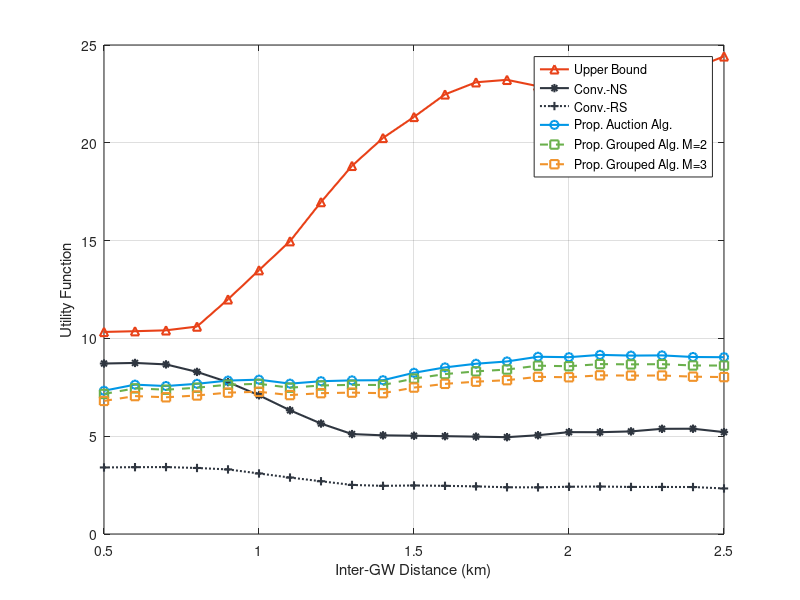

Recreate this plot in MATLAB.
% x-axis distance
d = 0.5:0.1:2.5;

% GW3 Utility
% Non-Grouping
GW3_obj = [7.32515621969324	7.63587949290063	7.56464375546279	7.67931664162840	7.84424504747172	7.89079606819637	7.68721207545084	7.81049482839904	7.85448115199942	7.86230724623907	8.24264988177414	8.51706236608460	8.70458571314593	8.82166771396183	9.06185110526609	9.03943513616150	9.15820831487136	9.12077576258593	9.13175877759532	9.04899930963086	9.03873226631396];
% Grouping_3
GW3_obj_g_3 = [6.80391181943870	7.05126587843930	6.98953743125028	7.08239234683996	7.22767309570704	7.27127918512496	7.10212626419134	7.20071636817879	7.22783231017032	7.20009841468616	7.48654537966085	7.67599027871100	7.78819108770933	7.86424916883907	8.03401463994660	8.01432044962391	8.11183827815433	8.09929477681556	8.10232790089678	8.04376496129617	8.02232228486637];
% Grouping_2
GW3_obj_g_2 = [7.15938772704056	7.44645372227360	7.37712597265834	7.47923395050090	7.63288954822215	7.67789920992123	7.47989618986041	7.59275941996268	7.62611430632180	7.61715679144824	7.94673955771321	8.17514084349657	8.31483178479766	8.40846295988326	8.60554561010058	8.57662717407821	8.68664953359578	8.67252996668792	8.68240683054161	8.61515423027366	8.61229801537355];
% No-Selection
GW3_obj_bm1 = [8.71589689035149	8.74537633519170	8.67127605819720	8.28703466540928	7.76482705938227	7.09130727332754	6.32458061289543	5.64643153306125	5.10890062089761	5.04399110583457	5.02361558029230	5.00153557978820	4.97795363463709	4.95016747686269	5.04951590607652	5.20800227655058	5.20474376115216	5.24530182829280	5.37721693996547	5.38206674503358	5.20896694700719];
% Random Selection
GW3_obj_bm2 = [3.40192720530054	3.41688846677598	3.42099254331357	3.37503370176182	3.30146096370074	3.09423862210614	2.88560960190226	2.69705294630830	2.50769668868137	2.46241098994409	2.48085456476901	2.46251191898943	2.43446925854242	2.38926277231694	2.38468246309097	2.41622581920140	2.42657279301492	2.40616537539916	2.40473117716843	2.40146923817742	2.32822090349157];
% Upperbound
GW3_obj_ub = [10.3303088678450	10.3679253036940	10.4124931888349	10.6056022588435	11.9971398026166	13.4883018749836	14.9694844555356	16.9704739157575	18.8217784847410	20.2486506245568	21.3226959685600	22.4746763518028	23.0942671841170	23.2191783557273	22.8935275483367	22.6455715596567	23.3442767548781	23.5208133810645	23.3896671586212	23.7892680420292	24.4177025415792];

% GW2 Utility
% Non-Grouping
GW2_obj = [5.31103676047539	5.32566691615078	5.38780438187378	5.42097943303905	5.64027083800303	5.64076933417661	5.59370164362040	5.73072466718381	5.90174722647946	5.87960644419136	6.03158018743360	6.28305610546584	6.18055741226147	6.22363346876220	6.19235821813184	6.03912305368189	6.10848168249146	6.10262095007834	6.17765362398945	6.24450910436665	6.46805852563372];
%Grouping_3
GW2_obj_g_3 = [4.87260262910497	4.87685881900583	4.92378764422466	4.94024905336091	5.12107272222940	5.11517838201503	5.06908244612596	5.17758221477353	5.31737389614681	5.28835254265976	5.39450193447869	5.60123395051687	5.50808672517305	5.51962846563479	5.48230274306902	5.36225890462374	5.40579182546811	5.40947213534068	5.46673574015554	5.52331102667667	5.70257824911544];
% Grouping_2
GW2_obj_g_2 = [5.14711945667663	5.16147940821224	5.21315055114747	5.24049033340565	5.43627591934359	5.43587244118673	5.38380649108286	5.50861288420018	5.66696907362077	5.64840109715961	5.76957428381612	5.99472341232752	5.89111438364223	5.90570968954032	5.85782124833274	5.72450632532087	5.77930616815867	5.78104557262663	5.84731106032016	5.91432068722962	6.10912615841693];
% No-Selection
GW2_obj_bm1 = [5.64600732388057	5.70714116368213	5.68089915784354	5.58034995953804	5.17233923260017	4.89898316397937	4.53583653916435	4.24057385237033	4.06836273153466	4.06638103402183	4.05002973728537	4.05497399598525	4.00194642406251	4.02289035766523	3.90581918311706	3.92259263857242	3.88282105839246	3.84167117818412	3.89897176048769	3.96368633656241	3.98727916141853];
% Random Selection
GW2_obj_bm2 = [3.33759988014171	3.35980077280270	3.35131965540442	3.31611292728182	3.14927031758803	2.94758494644346	2.74604469094000	2.58083720953577	2.48906136302356	2.47865367634976	2.49221381084858	2.48622184597151	2.43503631434384	2.43820177198401	2.33192381606818	2.34622825091502	2.33514606736431	2.33663977830537	2.27758476033293	2.30196456824415	2.25657374747087];
% Upperbound
GW2_obj_ub = [7.37813860108254	7.43803626101263	7.49305537353937	7.84469179197624	8.48766635735382	9.26860277600386	9.88616698871529	10.5447106072572	11.3045854840109	11.6346381115710	12.0890714695764	12.4535366706765	12.5805612741850	12.5628981663451	12.5568581841379	12.4814892958073	12.5326498032129	12.9886345361521	13.3610367492077	13.5613921822727	13.5598306817021];
% Rario of grouping to non-grouping 
GW2_g2_ratio = 100*GW2_obj_g_2./GW2_obj;
GW2_g3_ratio = 100*GW2_obj_g_3./GW2_obj;
GW3_g2_ratio = 100*GW3_obj_g_2./GW3_obj;
GW3_g3_ratio = 100*GW3_obj_g_3./GW3_obj;

% Ratio of the proposed to the upper bound.
GW2_ub_ratio = 100*GW2_obj./GW2_obj_ub;
GW2_g2_ub_ratio = 100*GW2_obj_g_2./GW2_obj_ub;
GW2_g3_ub_ratio = 100*GW2_obj_g_3./GW2_obj_ub;
GW3_ub_ratio = 100*GW3_obj./GW3_obj_ub;
GW3_g2_ub_ratio = 100*GW3_obj_g_2./GW3_obj_ub;
GW3_g3_ub_ratio = 100*GW3_obj_g_3./GW3_obj_ub;

% Gap between the proposed to No-Selection
GW2_bm1_ratio = 100*GW2_obj./GW2_obj_bm1;
GW3_bm1_ratio = 100*GW3_obj./GW3_obj_bm1;

%Utility
figure(1)
% set(gcf,'Units','centimeter','Position',[0 0 15 25]);
% subplot(211)
% plot(d, GW2_obj_ub, '-^', 'color', "#e84118", 'LineWidth', 1.5); hold on
% plot(d, GW2_obj_bm1, '-*', 'color', "#2f3640", 'LineWidth', 1.5); hold on
% plot(d, GW2_obj_bm2, ':+', 'Color',  "#2f3640", 'LineWidth', 1.5); hold on
% plot(d, GW2_obj, '-o', 'color', "#0097e6", 'LineWidth', 1.5); hold on
% plot(d, GW2_obj_g_2, '--square', 'color', "#6ab04c", 'LineWidth', 1.5); hold on
% plot(d, GW2_obj_g_3, '--square', 'Color',  "#f0932b", 'LineWidth', 1.5); hold off
% grid on
% title('(a) 2-GW Networks')
% xlabel('Inter-GW Distance (km)')
% ylabel('Utility Function')
% ylim([0 18])
% legend('Upper Bound', 'Conv.-NS', 'Conv.-RS', 'Prop. Auction Alg.', 'Prop. Grouped Alg. M=2', 'Prop. Grouped Alg. M=3', 'NumColumns',2)
% 
% subplot(212)
plot(d, GW3_obj_ub, '-^', 'color', "#e84118", 'LineWidth', 1.5); hold on
plot(d, GW3_obj_bm1, '-*', 'color', "#2f3640", 'LineWidth', 1.5); hold on
plot(d, GW3_obj_bm2, ':+', 'Color',  "#2f3640", 'LineWidth', 1.5); hold on
plot(d, GW3_obj, '-o', 'color', "#0097e6", 'LineWidth', 1.5); hold on
plot(d, GW3_obj_g_2, '--square', 'color', "#6ab04c", 'LineWidth', 1.5); hold on
plot(d, GW3_obj_g_3, '--square', 'Color',  "#f0932b", 'LineWidth', 1.5); hold off
grid on
% title('(b) 3-GW Networks')
xlabel('Inter-GW Distance (km)')
ylabel('Utility Function')
ylim([0 25])
legend('Upper Bound', 'Conv.-NS', 'Conv.-RS', 'Prop. Auction Alg.', 'Prop. Grouped Alg. M=2', 'Prop. Grouped Alg. M=3', 'NumColumns',1)

% % Rario of grouping to non-grouping 
% figure (2)
% plot(e, GW2_g2_ratio, '-ok', 'LineWidth', 1.5); hold on
% plot(e, GW2_g3_ratio, '-or', 'LineWidth', 1.5); hold on
% plot(e, GW3_g2_ratio, '-og', 'LineWidth', 1.5); hold on
% plot(e, GW3_g3_ratio, '-ob', 'LineWidth', 1.5); hold off
% xlabel('Inter-GW distance (km)')
% ylabel('Utility Function')
% legend('2GW 2group','2GW 3group','3GW 2group','3GW 3group')
% 
% % Ratio of the proposed to the upper bound.
% figure (3)
% plot(e, GW2_ub_ratio, '-^r', 'LineWidth', 1.5); hold on
% plot(e, GW2_g2_ub_ratio, '-^g', 'LineWidth', 1.5); hold on
% plot(e, GW2_g3_ub_ratio, '-^b', 'LineWidth', 1.5); hold on
% plot(e, GW3_ub_ratio, '--or', 'LineWidth', 1.5); hold on
% plot(e, GW3_g2_ub_ratio, '--og', 'LineWidth', 1.5); hold on
% plot(e, GW3_g3_ub_ratio, '--ob', 'LineWidth', 1.5); hold off
% xlabel('Inter-GW distance (km)')
% ylabel('ub_ratio')
% legend('2GW','2GW 2group','2GW 3group','3GW','3GW 2group','3GW 3group')
% 
% % Gap between the proposed to No-Selection
% figure(4) 
% plot(e,GW2_bm1_ratio,'-o'); hold on
% plot(e,GW3_bm1_ratio,'--o'); hold off
% legend('2GW','3GW')
